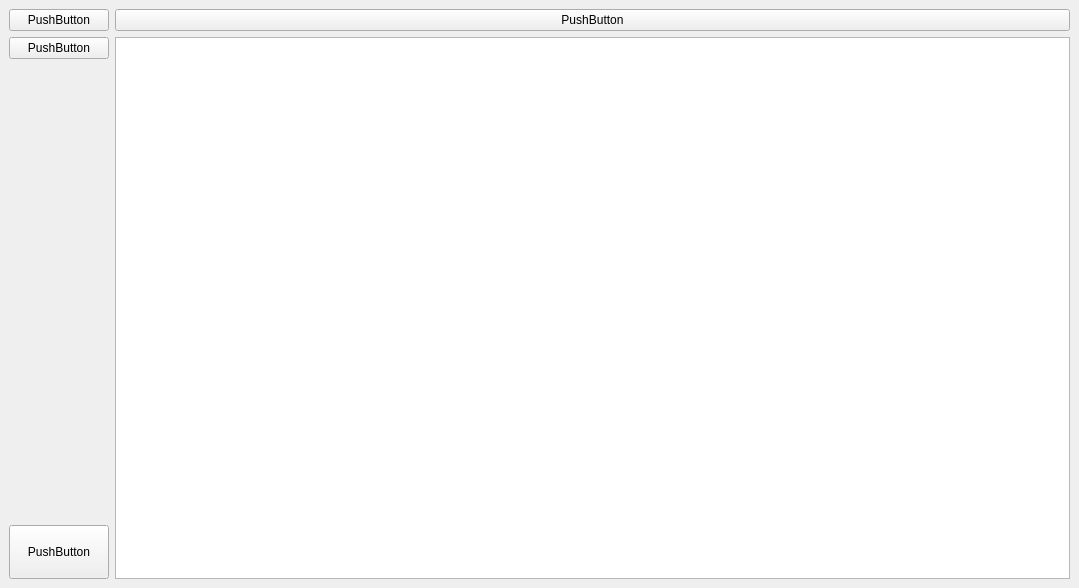
<?xml version="1.0" encoding="UTF-8"?>
<ui version="4.0">
 <class>MainWindow</class>
 <widget class="QMainWindow" name="MainWindow">
  <property name="geometry">
   <rect>
    <x>0</x>
    <y>0</y>
    <width>1079</width>
    <height>588</height>
   </rect>
  </property>
  <property name="windowTitle">
   <string>MainWindow</string>
  </property>
  <widget class="QWidget" name="centralwidget">
   <layout class="QGridLayout" name="gridLayout">
    <item row="0" column="0">
     <widget class="QPushButton" name="pushButton_3">
      <property name="text">
       <string>PushButton</string>
      </property>
     </widget>
    </item>
    <item row="0" column="1">
     <widget class="QPushButton" name="pushButton_4">
      <property name="text">
       <string>PushButton</string>
      </property>
     </widget>
    </item>
    <item row="3" column="0">
     <widget class="QPushButton" name="pushButton_2">
      <property name="minimumSize">
       <size>
        <width>100</width>
        <height>54</height>
       </size>
      </property>
      <property name="maximumSize">
       <size>
        <width>200</width>
        <height>54</height>
       </size>
      </property>
      <property name="text">
       <string>PushButton</string>
      </property>
     </widget>
    </item>
    <item row="1" column="1" rowspan="3">
     <widget class="QGraphicsView" name="graphicsView"/>
    </item>
    <item row="1" column="0">
     <widget class="QPushButton" name="pushButton">
      <property name="text">
       <string>PushButton</string>
      </property>
     </widget>
    </item>
   </layout>
  </widget>
 </widget>
 <resources/>
 <connections/>
</ui>
